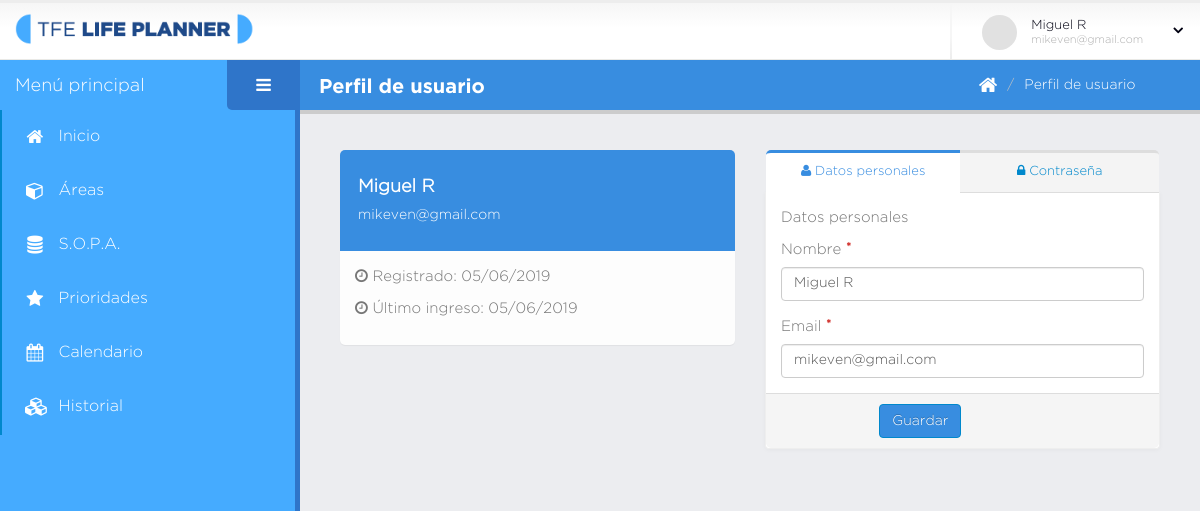
The page /perfil.php (signed in) on the database as committed earlier.
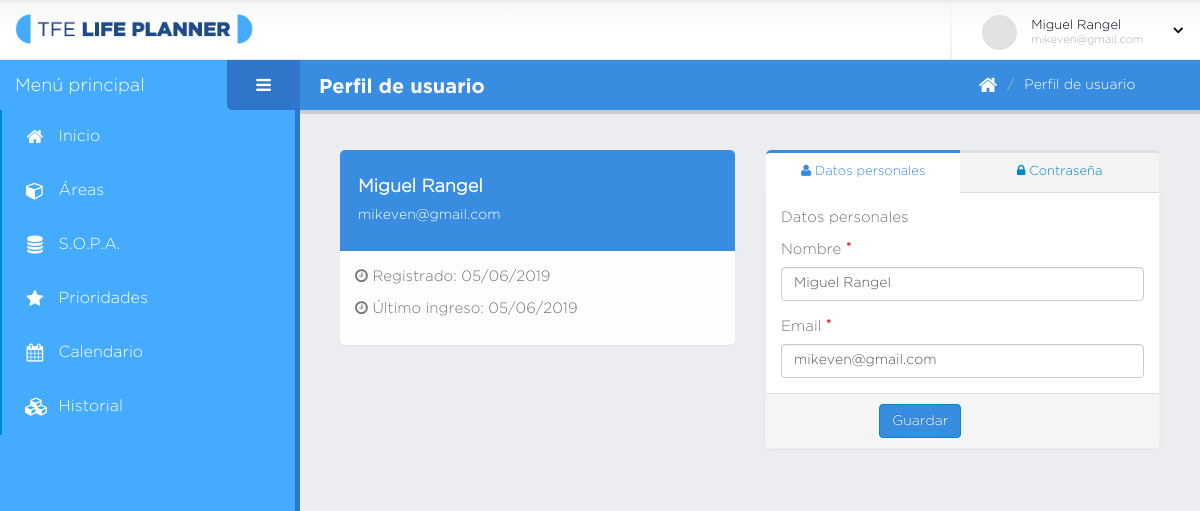
The same page on the database as committed later.
### tables this page shows
CREATE TABLE `usuario` (
  `id` int(11) NOT NULL,
  `nombre` varchar(45) NOT NULL,
  `email` varchar(45) NOT NULL,
  `password` varchar(45) NOT NULL,
  `creado` date DEFAULT NULL,
  `ultimo_ingreso` datetime DEFAULT NULL
);

### database/data-usuario.php (called while the page is built, shortened)
<?php
	function obtenerDatosUsuario( $dbh, $id ){
		$q = "select id, nombre, email, date_format(creado,'%d/%m/%Y') as fregistro,
		date_format(ultimo_ingreso,'%d/%m/%Y') as ult_ingreso from usuario where id = $id";
		$rst = mysqli_query( $dbh, $q );
		$data = mysqli_fetch_array( $rst );
		return $data;
	}
?>

### perfil.php (the view, shortened to what this page needs)
<?php
    include( "database/data-acceso.php" );
    include( "database/data-usuario.php" );
    $titulo_pagina = "Perfil de usuario";
    $idu = $_SESSION["user"]["id"];
    $usr = obtenerDatosUsuario( $dbh, $idu );
?>
<!doctype html>
<html class="fixed">
	<head>
		<link rel="stylesheet" href="assets/vendor/bootstrap/css/bootstrap.css" />
		<link rel="stylesheet" href="assets/vendor/font-awesome/css/font-awesome.css" />
		<link rel="stylesheet" href="assets/vendor/magnific-popup/magnific-popup.css" />
		<link rel="stylesheet" href="assets/vendor/bootstrap-datepicker/css/datepicker3.css" />
		<link rel="stylesheet" href="assets/vendor/pnotify/pnotify.custom.css" />
		<link rel="stylesheet" href="assets/vendor/select2/select2.css" />
		<link rel="stylesheet" href="assets/vendor/jquery-datatables-bs3/assets/css/datatables.css" />
		<link rel="stylesheet" href="assets/stylesheets/theme.css" />
		<link rel="stylesheet" href="assets/stylesheets/skins/default.css" />
		<link rel="stylesheet" href="assets/stylesheets/theme-custom.css">
	</head>
	<body>
		<section class="body">
			<?php include( "secciones/header.php" ); ?>
			<div class="inner-wrapper">
				<?php include( "secciones/navegacion.php" ); ?>
				<section role="main" class="content-body">
					<?php include( "secciones/titulo_pagina.php" ); ?>
					<div class="row">
						<div class="col-md-6 col-sm-6 col-xs-12">
							<section class="panel-group mb-xlg">
								<header class="panel-heading bg-primary">
									<div class="widget-profile-info">
										<div class="profile-info">
											<h4 class="name text-semibold">
												<?php echo $usr["nombre"]; ?>
											</h4>
											<h5 class="role"><?php echo $usr["email"]; ?></h5>
										</div>
									</div>
								</header>
								<div class="panel-body text-left">
									<p>	<i class="fa fa-clock-o"></i> Registrado:
										<?php echo $usr["fregistro"]; ?> </p>
									<p>	<i class="fa fa-clock-o"></i> Último ingreso:
										<?php echo $usr["ult_ingreso"]; ?> </p>
								</div>
							</section>
						</div>
						<div class="col-md-6 col-sm-6 col-xs-12">
							<section class="panel">
								<div class="tabs tabs-primary">
									<ul class="nav nav-tabs nav-justified">
										<li class="active">
											<a href="#tfe_dp" data-toggle="tab" class="text-center"><i class="fa fa-user"></i> Datos personales</a>
										</li>
										<li>
											<a href="#tfe_pwd" data-toggle="tab" class="text-center"><i class="fa fa-lock"></i> Contraseña</a>
										</li>
									</ul>
									<div class="tab-content">
										<div id="tfe_dp" class="tab-pane active">
											<p>Datos personales </p>
											<form id="frm_mdatos_pers" class="form-horizontal">
												<div class="row form-group">
													<div class="col-lg-12">
														<label control-label">Nombre
														<span class="required">*</span></label>
														<input type="text" name="nombre" placeholder="Nombre"
														class="form-control" required
														value="<?php echo $usr['nombre']?>">
													</div>
												</div>
												<div class="row form-group">
													<div class="col-lg-12">
														<label control-label">Email
														<span class="required">*</span></label>
														<input type="email" name="email" placeholder="Email" class="form-control" required
														value="<?php echo $usr['email']?>">
													</div>
												</div>
												<footer class="panel-footer">
													<div class="row">
														<div class="col-sm-9 col-sm-offset-3">
															<button class="btn btn-primary">Guardar</button>
														</div>
													</div>
												</footer>
											</form>
										</div>
									</div>
								</div>
							</section>
						</div>
					</div>
				</section>
			</div>
		</section>
	</body>
</html>

### secciones/header.php (shortened to what this page needs)
<?php
	$usuario = $_SESSION["user"];
?>
<header class="header">
	<div class="container_">
		<div class="logo-container">
			<a href="home.php" class="logo">
				<img src="img/logo-navbar.png" alt="TFE" width="80%" />
			</a>
		</div>
		<div class="header-right">
			<span class="separator"></span>
			<div id="userbox" class="userbox">
				<a href="#" data-toggle="dropdown">
					<figure class="profile-picture">
						<img src="assets/images/!logged-user.jpg" alt="" class="img-circle" data-lock-picture="assets/images/!logged-user.jpg" />
					</figure>
					<div class="profile-info" data-lock-name="<?php echo $usuario["nombre"]?>" data-lock-email="<?php echo $usuario["email"]?>">
						<span class="name"><?php echo $usuario["nombre"]?></span>
						<span class="role"><?php echo $usuario["email"]?></span>
					</div>
					<i class="fa custom-caret"></i>
				</a>
			</div>
		</div>
	</div>
</header>

### secciones/navegacion.php (shortened to what this page needs)
<aside id="sidebar-left" class="sidebar-left">
	<div class="sidebar-header">
		<div class="sidebar-title">
			Menú principal
		</div>
		<div class="sidebar-toggle hidden-xs" data-toggle-class="sidebar-left-collapsed" data-target="html" data-fire-event="sidebar-left-toggle">
			<i class="fa fa-bars" aria-label="Toggle sidebar"></i>
		</div>
	</div>
	<div class="nano">
		<div class="nano-content">
			<nav id="menu" class="nav-main" role="navigation">
				<ul class="nav nav-main">
					<li class="nav-active">
						<a href="home.php">
							<i class="fa fa-home" aria-hidden="true"></i>
							<span>Inicio</span>
						</a>
					</li>
					<li class="nav-active">
						<a href="areas.php">
							<i class="fa fa-cube" aria-hidden="true"></i>
							<span>Áreas</span>
						</a>
					</li>
					<li class="nav-active">
						<a href="#!">
							<i class="fa fa-database" aria-hidden="true"></i>
							<span>S.O.P.A.</span>
						</a>
					</li>
					<li class="nav-active">
						<a href="#!">
							<i class="fa fa-star" aria-hidden="true"></i>
							<span>Prioridades</span>
						</a>
					</li>
					<li class="nav-active">
						<a href="#!">
							<i class="fa fa-calendar" aria-hidden="true"></i>
							<span>Calendario</span>
						</a>
					</li>
					<li class="nav-active">
						<a href="#!">
							<i class="fa fa-cubes" aria-hidden="true"></i>
							<span>Historial</span>
						</a>
					</li>
				</ul>
			</nav>
			<hr class="separator" />
			<hr class="separator" />
		</div>
	</div>
</aside>

### secciones/titulo_pagina.php
<header class="page-header">
	<h2><?php echo $titulo_pagina; ?></h2>
	<div class="right-wrapper pull-right">
		<ol class="breadcrumbs">
			<li>
				<a href="home.php">
					<i class="fa fa-home"></i>
				</a>
			</li>
			<li><span><?php echo $titulo_pagina; ?></span></li>
		</ol>
		<a class="sidebar-right-toggle" data-open=""></a>
	</div>
</header>

### assets/stylesheets/skins/default.css (style rules this page uses)
a, .btn-link { color: #0088cc; }
body .btn-primary { color: #ffffff; text-shadow: 0 -1px 0 rgba(0, 0, 0, 0.25); background-color: #388de0; border-color: #0088cc; }
.bg-primary { background: #0088cc; }
ul.nav-main > li.nav-active > a { box-shadow: 2px 0 0 #0088cc inset; }
.panel-heading.bg-primary { background: #388de0; }
html body .tabs-primary .nav-tabs li a, html.dark body .tabs-primary .nav-tabs li a, html body .tabs-primary .nav-tabs.nav-justified li a, html.dark body .tabs-primary .nav-tabs.nav-justified li a, html body .tabs-primary .nav-tabs li a:hover, html.dark body .tabs-primary .nav-tabs li a:hover, html body .tabs-primary .nav-tabs.nav-justified li a:hover, html.dark body .tabs-primary .nav-tabs.nav-justified li a:hover { color: #0088cc; }
html body .tabs-primary .nav-tabs li.active a, html.dark body .tabs-primary .nav-tabs li.active a, html body .tabs-primary .nav-tabs.nav-justified li.active a, html.dark body .tabs-primary .nav-tabs.nav-justified li.active a, html body .tabs-primary .nav-tabs li.active a:hover, html.dark body .tabs-primary .nav-tabs li.active a:hover, html body .tabs-primary .nav-tabs.nav-justified li.active a:hover, html.dark body .tabs-primary .nav-tabs.nav-justified li.active a:hover, html body .tabs-primary .nav-tabs li.active a:focus, html.dark body .tabs-primary .nav-tabs li.active a:focus, html body .tabs-primary .nav-tabs.nav-justified li.active a:focus, html.dark body .tabs-primary .nav-tabs.nav-justified li.active a:focus { border-top-color: #388de0; color: #388de0; }

Rows that differ between the two databases and show on the page:
changed usuario "mikeven@gmail.com": nombre "Miguel R" → "Miguel Rangel"
